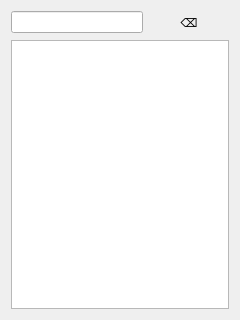
<?xml version="1.0" encoding="UTF-8"?>
<ui version="4.0">
 <class>Frame</class>
 <widget class="QFrame" name="Frame">
  <property name="geometry">
   <rect>
    <x>0</x>
    <y>0</y>
    <width>240</width>
    <height>320</height>
   </rect>
  </property>
  <property name="windowTitle">
   <string>Frame</string>
  </property>
  <property name="frameShape">
   <enum>QFrame::NoFrame</enum>
  </property>
  <property name="frameShadow">
   <enum>QFrame::Raised</enum>
  </property>
  <layout class="QVBoxLayout" name="verticalLayout">
   <item>
    <layout class="QHBoxLayout" name="horizontalLayout">
     <item>
      <widget class="QLineEdit" name="lineEdit"/>
     </item>
     <item>
      <widget class="QPushButton" name="clearbtn">
       <property name="text">
        <string>⌫</string>
       </property>
       <property name="flat">
        <bool>true</bool>
       </property>
      </widget>
     </item>
    </layout>
   </item>
   <item>
    <widget class="QListWidget" name="listWidget"/>
   </item>
  </layout>
 </widget>
 <resources/>
 <connections/>
</ui>
